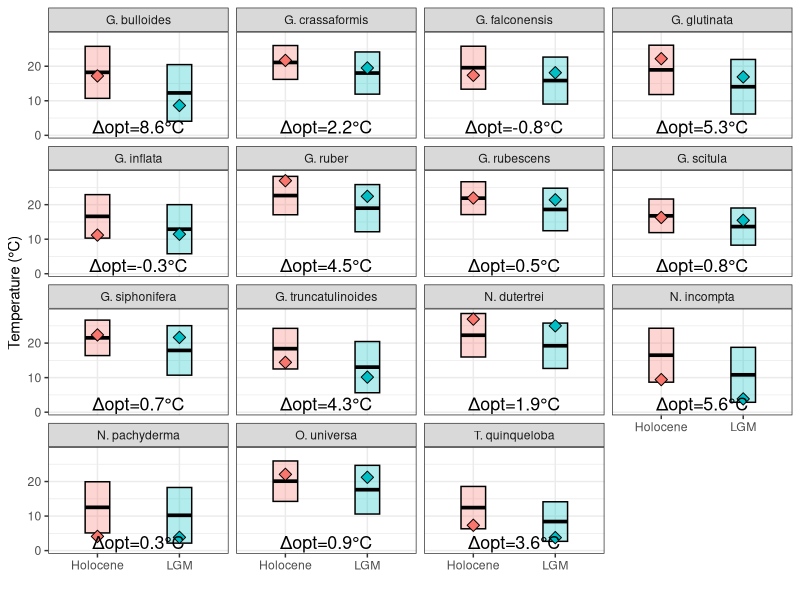

This chart was generated by the following R code:
## This script plots Fig. S9 of Ying et al. (2023)

library(tidyverse)
niche_data <- read_csv("data/niche_hab.csv")

niche_data <- niche_data %>% filter(n > 15)

## get only 4 ka and 20 ka
lgm_niche <- niche_data %>% filter(bin %in% c(4, 20))

## change 4 to Holocene and 20 to LGM (note the data is binned every 8 ka)
## which means 4 ka is 0-8 ka and 20 ka is 16-28 ka
lgm_niche$bin <- ifelse(lgm_niche$bin == 4, "Holocene", "LGM")

## only sp occurs in both Holocene and LGM
lgm_niche <- lgm_niche %>% group_by(sp) %>%
  filter(n_distinct(bin) == 2) %>%
  ungroup()

## calculate the optimal temperature difference between Holocene and LGM
lgm_niche <- lgm_niche %>%
    arrange(sp, bin) %>%
  group_by(sp) %>%
  mutate(hol_minus_lgm = lag(pe,n=1,order_by=sp)-pe)%>%
  ungroup()

## plot Holocene and LGM and their error bar

p <- lgm_niche %>%  ggplot(aes(x=bin)) +
  geom_crossbar(aes(y=m, ymin = m - sd, ymax = m + sd, fill=bin),alpha=0.3, width = 0.3)+
  geom_point(aes(y = pe, fill = bin), size = 3, shape=23) +
  labs(x = "", y = "Temperature (°C)") +
  theme_bw() +
  facet_wrap(~sp, nrow=4)+
  theme(legend.position = "none")

## add pe difference in each subplot
p <- p + geom_text(data = lgm_niche %>% distinct(sp, hol_minus_lgm) %>% drop_na(), 
              aes(x=1.5,y = 0.5,
                  label = paste0("Δopt=", round(hol_minus_lgm, 1), "°C"),
                  size = 1, vjust = 0))

## save fig
ggsave("output/figs9.png", p, width = 8, height = 8, units = "in", dpi = 300)
